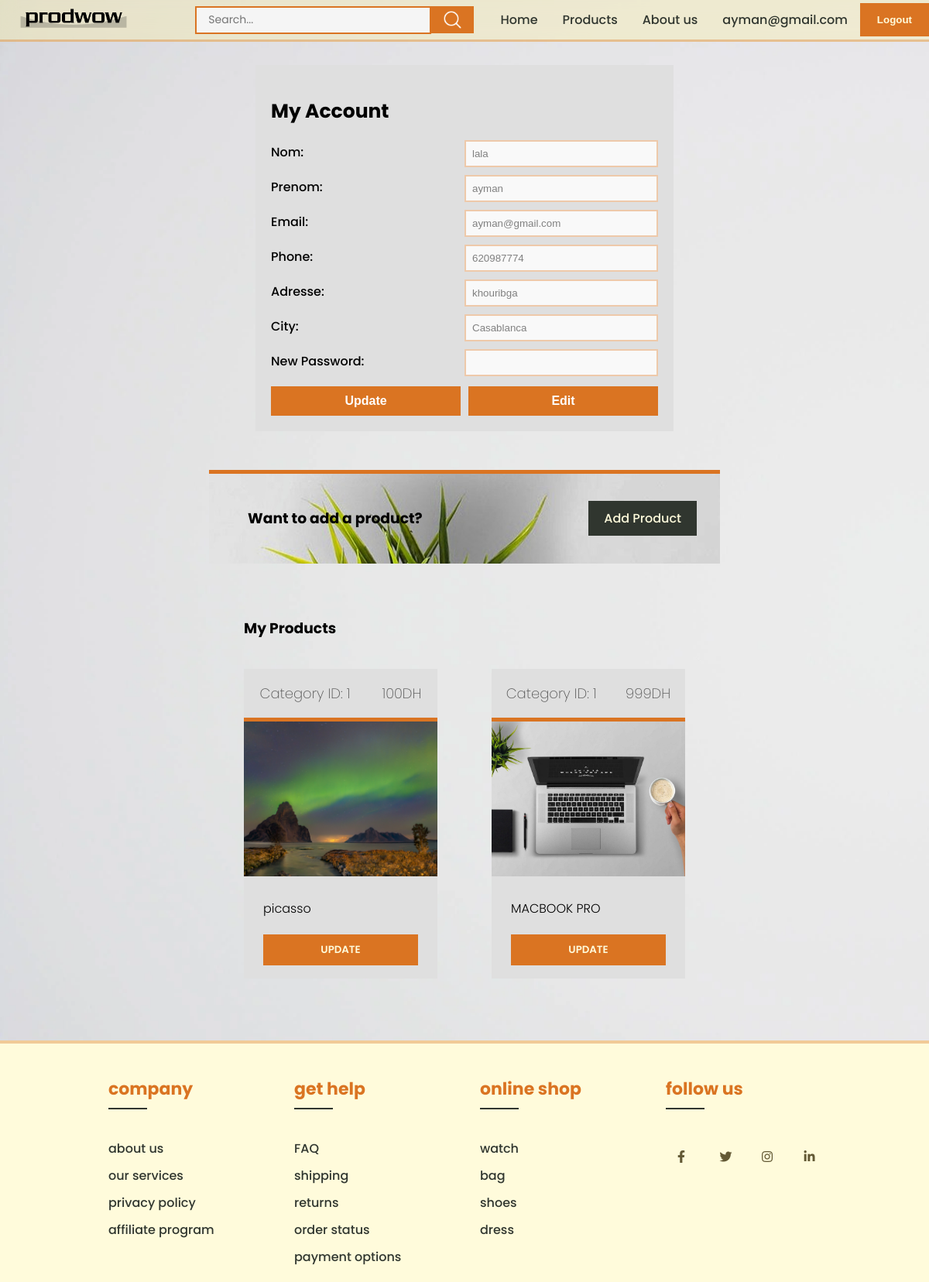
The page /myaccount.php (signed in) on the database its author committed.
### tables this page shows
CREATE TABLE `sellers` (
  `idSeller` int(11) NOT NULL,
  `nom` varchar(50) NOT NULL,
  `prenom` varchar(50) NOT NULL,
  `phone` int(11) NOT NULL,
  `email` varchar(50) NOT NULL,
  `adresse` varchar(255) NOT NULL,
  `city` varchar(50) NOT NULL,
  `password` varchar(255) NOT NULL
);

CREATE TABLE `products` (
  `idProduit` int(11) NOT NULL,
  `nom` varchar(255) NOT NULL,
  `photo` varchar(255) NOT NULL,
  `categorieId` int(11) NOT NULL,
  `idSeller` int(11) NOT NULL,
  `prix` float NOT NULL,
  `description` text DEFAULT NULL
);

### myaccount.php (the view, shortened to what this page needs)
<?php
include('connexion.php');
$userId = $_SESSION['userId'];
$userType = $_SESSION['userType'];
if ($userType == 'client') {
    $stmt = $conn->prepare('SELECT nom, prenom, email, city FROM Clients WHERE idClient = ?');
} else if ($userType == 'seller') {
    $stmt = $conn->prepare('SELECT nom, prenom, phone, email, adresse, city FROM Sellers WHERE idSeller = ?');
} else {
    header('location:login.php');
    exit();
}
$stmt->bind_param('i', $userId);
$stmt->execute();
if ($userType == 'client') {
    $stmt->bind_result($nom, $prenom, $email, $city);
} else {
    $stmt->bind_result($nom, $prenom, $phone, $email, $adresse, $city);
}
$sellerProducts = [];
if ($userType == 'seller') {
    $stmt = $conn->prepare('SELECT idProduit, nom, prix, photo, categorieId FROM Products WHERE idSeller = ?');
    $stmt->bind_param('i', $userId);
    $stmt->execute();
    $stmt->bind_result($idProduit, $nomProduit, $prix, $photo, $categorieId);
    while ($stmt->fetch()) {
        $sellerProducts[] = [
            'idProduit' => $idProduit,
            'nomProduit' => $nomProduit,
            'prix' => $prix,
            'photo' => $photo,
            'categorieId' => $categorieId
        ];
    }
}
$cartItems = [];
?>
<!DOCTYPE html>
<html lang="en">
<head>
    <?php include("header.php"); ?>
    <link rel="stylesheet" href="productdetails.css">
</head>
<body>
<?php include("navbar.php"); ?>
<div class="container">
    <div class="form">
        <h2>My Account</h2>
        <form action="myaccount.php" method="POST" id="accountForm">
            <div class="form-group">
                <label for="nom">Nom:</label>
                <input type="text" id="nom" name="nom" value="<?php echo htmlspecialchars($nom); ?>" class="locked" required>
            </div>
            <div class="form-group">
                <label for="prenom">Prenom:</label>
                <input type="text" id="prenom" name="prenom" value="<?php echo htmlspecialchars($prenom); ?>" class="locked" required>
            </div>
            <div class="form-group">
                <label for="email">Email:</label>
                <input type="email" id="email" name="email" value="<?php echo htmlspecialchars($email); ?>" class="locked" required>
            </div>
            <?php if ($userType == 'seller'): ?>
                <div class="form-group">
                    <label for="phone">Phone:</label>
                    <input type="text" id="phone" name="phone" value="<?php echo htmlspecialchars($phone); ?>" class="locked" required>
                </div>
                <div class="form-group">
                    <label for="adresse">Adresse:</label>
                    <input type="text" id="adresse" name="adresse" value="<?php echo htmlspecialchars($adresse); ?>" class="locked" required>
                </div>
            <?php endif; ?>
            <div class="form-group">
                <label for="city">City:</label>
                <input type="text" id="city" name="city" value="<?php echo htmlspecialchars($city); ?>" class="locked" required>
            </div>
            <div class="form-group">
                <label for="password">New Password:</label>
                <input type="password" id="password" name="password" class="locked">
            </div>
            <div class="buttonsection">
                <input type="submit" value="Update" id="updateButton" class="locked">
                <button class="lockbtn" id="editButton" type="button">Edit</button>
            </div>
        </form>
    </div>
    <?php if ($userType == 'client'): ?>
        <div class="ad">
            <h3>Hey <?php echo htmlspecialchars($nom); ?>, want to become a seller?</h3>
            <a href="become_seller.php">Become a Seller</a>
        </div>
        <div class="cart">
            <h3>My Cart</h3>
            <div class="product-grid">
                <?php foreach ($cartItems as $item): ?>
                    <div class="product-card">
                        <div class="product-info">
                            <p><?php echo htmlspecialchars($item['prix']); ?>DH</p>
                        </div>
                        <img src="<?php echo htmlspecialchars($item['photo']); ?>" alt="<?php echo htmlspecialchars($item['nomProduit']); ?>">
                        <h4><?php echo htmlspecialchars($item['nomProduit']); ?></h4>
                        <a href="productdetails.php?idProduit=<?php echo $item['idProduit']; ?>"><button>SEE MORE</button></a>
                    </div>
                <?php endforeach; ?>
            </div>
        </div>
    <?php else: ?>
        <div class="ad">
            <h3>Want to add a product?</h3>
            <a href="addproduct.php">Add Product</a>
        </div>
        <div class="products">
            <h3>My Products</h3>
            <div class="product-grid">
                <?php foreach ($sellerProducts as $product): ?>
                    <div class="product-card">
                        <div class="product-info">
                            <p>Category ID: <?php echo htmlspecialchars($product['categorieId']); ?></p>
                            <p><?php echo htmlspecialchars($product['prix']); ?>DH</p>
                        </div>
                        <img src="<?php echo htmlspecialchars($product['photo']); ?>" alt="<?php echo htmlspecialchars($product['nomProduit']); ?>">
                        <h4><?php echo htmlspecialchars($product['nomProduit']); ?></h4>
                        <a href="updateproduct.php?idProduit=<?php echo $product['idProduit']; ?>"><button>UPDATE</button></a>
                    </div>
                <?php endforeach; ?>
            </div>
        </div>
    <?php endif; ?>
</div>
<?php include("footer.php"); ?>
</body>
</html>

### header.php (shortened to what this page needs)
<!DOCTYPE html>
<html lang="en">
<head>
    <link rel="stylesheet" type="text/css" href="https://cdnjs.cloudflare.com/ajax/libs/font-awesome/5.15.1/css/all.min.css">
    <link rel="stylesheet" href="styles.css">

### navbar.php (shortened to what this page needs)
<div class="navbar">
    <div class="logo div">
        <img src="img/prodwow logo.png" alt="" class="logo">
    </div>
    <div class="search-container">
        <form action="search.php" method="GET">
            <input type="text" name="query" placeholder="Search...">
            <button type="submit">
                <img src="img/icons/white/search-icon.png" alt="" class="icons search-icon">
            </button>
        </form>
    </div>
    <div class="nav-links">
        <a href="index.php">Home</a>
        <a href="product.php">Products</a>
        <a href="AboutUs.php">About us</a>
        <?php if (isset($_SESSION['userId']) || isset($_SESSION['adminId'])): ?>
            <?php if (isset($_SESSION['userId'])): ?>
                <a href="myaccount.php"><?php echo $_SESSION['email']; ?></a>
            <?php endif; ?>
            <form action="logout.php" method="POST" style="display:inline;">
                <button type="submit" class="login">Logout</button>
            </form>
        <?php else: ?>
            <a class="login" href="login.php">Sign In</a>
        <?php endif; ?>
    </div>
</div>

### footer.php
<div class="footer">
        <div class="Cfooter">
            <div class="row">
                    <div class="footer-col">
                        <h4>company</h4>
                        <ul>
                            <li><a href="#">about us</a></li>
                            <li><a href="#">our services</a></li>
                            <li><a href="#">privacy policy</a></li>
                            <li><a href="#">affiliate program</a></li>
                        </ul>
                    </div>
                    <div class="footer-col">
                        <h4>get help</h4>
                        <ul>
                            <li><a href="#">FAQ</a></li>
                            <li><a href="#">shipping</a></li>
                            <li><a href="#">returns</a></li>
                            <li><a href="#">order status</a></li>
                            <li><a href="#">payment options</a></li>
                        </ul>
                    </div>
                    <div class="footer-col">
                        <h4>online shop</h4>
                        <ul>
                            <li><a href="#">watch</a></li>
                            <li><a href="#">bag</a></li>
                            <li><a href="#">shoes</a></li>
                            <li><a href="#">dress</a></li>
                        </ul>
                    </div>
                    <div class="footer-col">
                        <h4>follow us</h4>
                        <div class="social-links">
                            <a href="#"><i class="fab fa-facebook-f"></i></a>
                            <a href="#"><i class="fab fa-twitter"></i></a>
                            <a href="#"><i class="fab fa-instagram"></i></a>
                            <a href="#"><i class="fab fa-linkedin-in"></i></a>
                        </div>
                    </div>
                </div>
        </div>
    </div>

### styles.css (style rules this page uses)
:root { --color1: #a59132; --color2: #625834; --color3: #30362f; --color4: #fffbdb; --color5: #da7422; --color6: rgb(223, 223, 223); --color1light: #a5923269; --color2light: #62583466; --color3light: #30362f7a; --color4light: #fff4a056; --color5light: #da75225e; }
body { font-family: Arial, sans-serif; font-family: "Poppins", sans-serif; font-weight: 200; font-style: normal; margin: 0; padding: 0; }
.container { background-image: url("img/mainBG.webp"); background-attachment: fixed; background-size: cover; }
.navbar { display: flex; justify-content: space-between; align-items: center; background-color: var(--color4light); backdrop-filter: blur(10px); color: var(--color3); border-bottom: 3px solid var(--color5light); position: fixed; top: 0; left : 0; height: 51px; width: 100%; margin: auto; z-index: 100; }
.logo { width: 190px; }
.navbar .search-container { display: flex; align-items: center; height: 100%; margin-right: 16px; width: 300px; }
.navbar .search-container input[type="text"] { height: 22px; padding: 5px 15px; background-color:whitesmoke; color: var(--color3); font-family: "Poppins", sans-serif; font-size: 14px; transition: all 0.3s ease; border: 2px solid var(--color5); }
.navbar .search-container form { display: flex; align-items: center; }
.navbar .search-container button { height: 35px; padding: 5px 15px; border: none; background-color: var(--color5); color: var(--color3); font-family: "Poppins", sans-serif; font-size: 14px; cursor: pointer; transition: all 0.3s ease; }
.navbar .search-container button img { width: 25px; }
.navbar .nav-links { height: 100%; display: flex; align-items: center; margin: 0; }
.navbar .nav-links a { color: var(--color3); text-decoration: none; padding: 14px 16px; font-family: "Poppins", sans-serif; font-weight: 500; transition: 0.5s; margin: 0; }
.navbar .nav-links .login { background-color: var(--color5); color: var(--color4); font-weight: 600; padding: 14px 22px; border: none; transition: 0.5s; }
.product-grid { display: flex; justify-content: flex-start; flex-wrap: wrap; gap: 70px; gap: 30px; max-width: 1250px; margin: auto; }
.product-card { background-color: var(--color6); width: 250px; height: 400px; margin: 20px; text-align: center; }
.product-card h4 { text-align: start; margin-left: 10%; font-weight: 300; }
.product-card .product-info { display: flex; flex-direction: row; width: 100%; flex-direction: row; align-items: center; justify-content: space-around; }
.product-card img { width: 100%; height: 200px; object-fit: cover; border-top: 5px solid var(--color5); }
.product-card button { width: 80%; padding: 10px 20px; background-color: var(--color5); color: var(--color4); border: none; transition: 0.5s; font-family: Arial, sans-serif; font-family: "Poppins", sans-serif; font-weight: 600; }
.product-card p { font-size: 18px; color: #555; }
.container { width: 100%; height: 100vh; display: flex; align-items: center; justify-content: center; }
.form { background-color: var(--color6); padding: 20px; width: 500px; }
.form h2 { font-size: 25px; }
.form .form-group { margin-bottom: 15px; display: flex; align-items: center; justify-content: space-between; }
label { display: block; margin-bottom: 5px; font-weight: 500; }
.form-group input , .form-group select { width: 250px; padding: 8px; box-sizing: border-box; border: 2px solid var(--color5light); outline: none; }
.buttonsection { display: flex; justify-content: space-between; }
input[type="submit"] ,input[type="reset"], .lockbtn { width: 49%; padding: 10px; background-color: var(--color5); border: none; color: white; font-size: 16px; font-weight: 700; transition: 0.5s; }
.locked { background-color: #f9f9f9; pointer-events: none; color: grey; }

### productdetails.css (style rules this page uses)
.container { flex-direction: column !important; height: auto !important; padding-top: 7%; padding-bottom: 5%; gap:50px; }
.form-group { display: flex; flex-direction: row; height: 30px; }
.form-group label { width:25%; }
.ad { width: 50%; padding: 15px 30px ; background-image: url(img/laptop.jpg); border-top: 5px solid var(--color5); display: flex; align-items: center; justify-content: space-between; }
.ad a { color: var(--color4); background-color: var(--color3); backdrop-filter: blur(10px); padding: 10px 20px; text-decoration: none; font-family: "Poppins", sans-serif; font-weight: 500; transition: 0.5s; margin: 0; }
.ad h3 { padding: 10px 20px; }
.products h3 { margin-left: 20px; }

### rows shown on the page
sellers: nom "lala", prenom "ayman", email "ayman@gmail.com", phone "620987774", adresse "khouribga", city "Casablanca"
products: categorieId "1", prix "100", photo (picture), nom "picasso"
products: categorieId "1", prix "999", photo (picture), nom "MACBOOK PRO"

### other values the page prints
$_SESSION['email'] "ayman@gmail.com"
